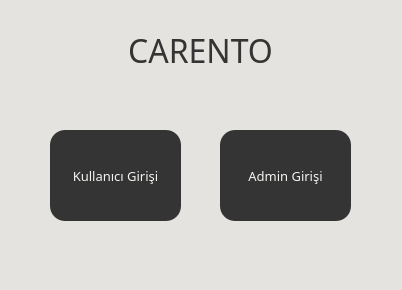
<?xml version="1.0" encoding="UTF-8"?>
<ui version="4.0">
 <class>MainWindow</class>
 <widget class="QMainWindow" name="MainWindow">
  <property name="geometry">
   <rect>
    <x>0</x>
    <y>0</y>
    <width>402</width>
    <height>290</height>
   </rect>
  </property>
  <property name="sizePolicy">
   <sizepolicy hsizetype="Maximum" vsizetype="Maximum">
    <horstretch>0</horstretch>
    <verstretch>0</verstretch>
   </sizepolicy>
  </property>
  <property name="minimumSize">
   <size>
    <width>402</width>
    <height>290</height>
   </size>
  </property>
  <property name="maximumSize">
   <size>
    <width>402</width>
    <height>290</height>
   </size>
  </property>
  <property name="windowTitle">
   <string>Login Page</string>
  </property>
  <property name="styleSheet">
   <string notr="true">#centralwidget{
background-color: #e4e3e0
}
QPushButton{
color: #f4f3f0;
background-color: #343434;
border-radius: 15px;   /* Yuvarlamayı artır */
}
QLabel{
color:#343434
}
/*209d9d turkuaz yeşili*/</string>
  </property>
  <widget class="QWidget" name="centralwidget">
   <widget class="QPushButton" name="pushButton_admin">
    <property name="geometry">
     <rect>
      <x>220</x>
      <y>130</y>
      <width>131</width>
      <height>91</height>
     </rect>
    </property>
    <property name="font">
     <font>
      <family>Bahnschrift SemiBold</family>
      <pointsize>10</pointsize>
      <weight>50</weight>
      <bold>false</bold>
     </font>
    </property>
    <property name="text">
     <string>Admin Girişi</string>
    </property>
   </widget>
   <widget class="QPushButton" name="pushButton_kullanici">
    <property name="geometry">
     <rect>
      <x>50</x>
      <y>130</y>
      <width>131</width>
      <height>91</height>
     </rect>
    </property>
    <property name="font">
     <font>
      <family>Bahnschrift SemiBold</family>
      <pointsize>10</pointsize>
      <weight>50</weight>
      <bold>false</bold>
     </font>
    </property>
    <property name="text">
     <string>Kullanıcı Girişi</string>
    </property>
   </widget>
   <widget class="QLabel" name="label">
    <property name="geometry">
     <rect>
      <x>30</x>
      <y>10</y>
      <width>341</width>
      <height>81</height>
     </rect>
    </property>
    <property name="font">
     <font>
      <family>Bahnschrift SemiBold</family>
      <pointsize>24</pointsize>
      <weight>50</weight>
      <bold>false</bold>
     </font>
    </property>
    <property name="text">
     <string>CARENTO</string>
    </property>
    <property name="alignment">
     <set>Qt::AlignCenter</set>
    </property>
   </widget>
  </widget>
 </widget>
 <resources/>
 <connections/>
</ui>
